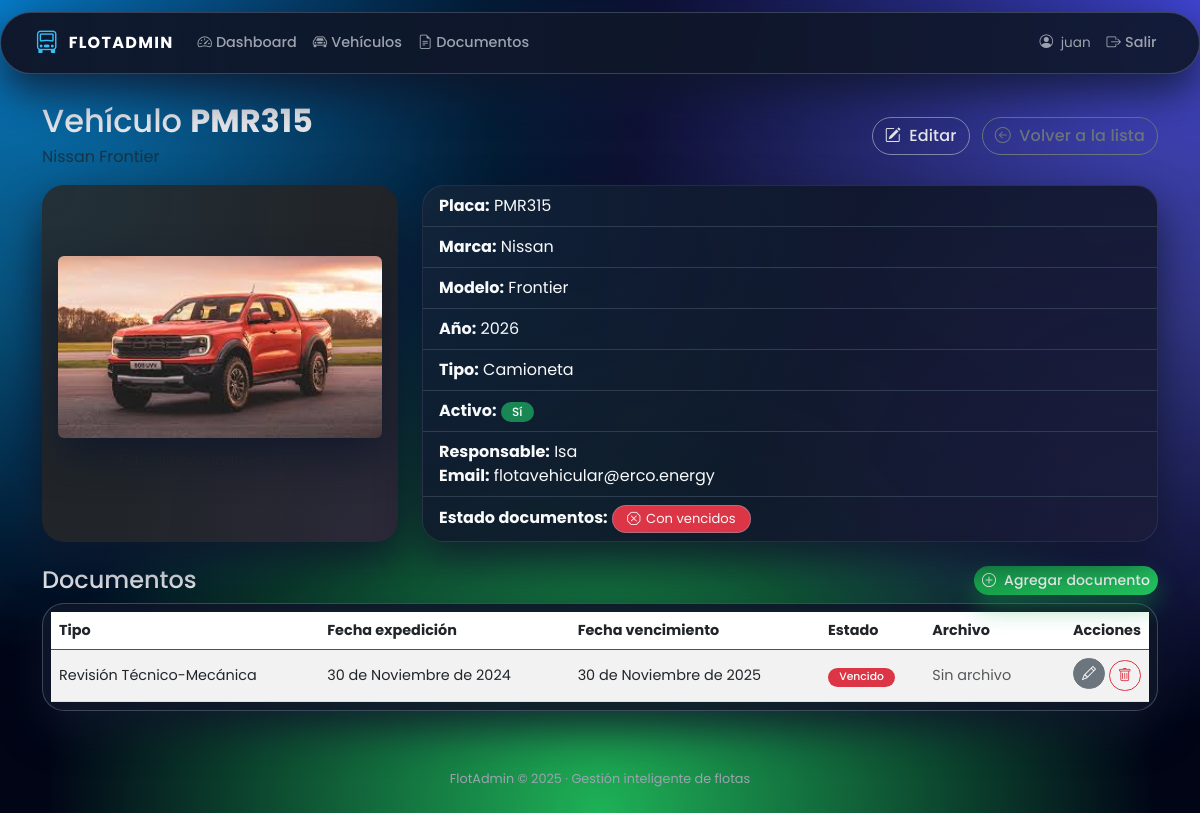
The app's page /vehiculos/2/ (signed in) with its own data.
### gestion_flota/models.py (models this page shows, shortened)
class Vehiculo(models.Model):
    placa = models.CharField(max_length=10, unique=True)
    marca = models.CharField(max_length=50)
    modelo = models.CharField(max_length=50)
    anio = models.PositiveIntegerField(null=True, blank=True)
    tipo = models.CharField(
        max_length=50,
        blank=True,
        help_text="Ej: camioneta, camión, moto, automóvil, etc.",
    )
    foto = models.ImageField(
        upload_to=vehiculo_foto_path,
        null=True,
        blank=True,
        help_text="Foto del vehículo. Se almacena en Cloudinary.",
    )
    activo = models.BooleanField(default=True)
    responsable_nombre = models.CharField(max_length=100, blank=True)
    responsable_email = models.EmailField(blank=True)
    creado_por = models.ForeignKey(
        User,
        on_delete=models.SET_NULL,
        null=True,
        blank=True,
        related_name="vehiculos_creados",
    )
    creado_en = models.DateTimeField(auto_now_add=True)
    class Meta:
        verbose_name = "Vehículo"
        verbose_name_plural = "Vehículos"
        ordering = ["placa"]
    @property
    def estado_documentos(self):
        docs = list(self.documentos.all())
        if not docs:
            return 'sin_documentos'
        estados = [d.estado for d in docs]
        if 'vencido' in estados:
            return 'con_vencidos'
        if 'proximo' in estados:
            return 'con_proximos'
        return 'al_dia'

class DocumentoVehiculo(models.Model):
    vehiculo = models.ForeignKey(
        Vehiculo,
        on_delete=models.CASCADE,
        related_name='documentos',
    )
    tipo = models.ForeignKey(
        TipoDocumento,
        on_delete=models.PROTECT,
    )
    fecha_expedicion = models.DateField(null=True, blank=True)
    fecha_vencimiento = models.DateField()
    archivo = models.FileField(
        upload_to=documento_vehiculo_path,
        null=True,
        blank=True,
        validators=[FileExtensionValidator(['pdf'])],
        help_text="Archivo PDF del documento. Se almacena en Cloudinary.",
    )
    creado_en = models.DateTimeField(auto_now_add=True)
    class Meta:
        ordering = ['fecha_vencimiento']
        verbose_name = "Documento de vehículo"
        verbose_name_plural = "Documentos de vehículos"
    @property
    def estado(self):
        hoy = date.today()
        if self.fecha_vencimiento < hoy:
            return 'vencido'
        delta_alerta = 30
        if (self.fecha_vencimiento - hoy).days <= delta_alerta:
            return 'proximo'
        return 'vigente'

class TipoDocumento(models.Model):
    nombre = models.CharField(max_length=50)  # SOAT, Tecnomecánica, Seguro, etc.
    descripcion = models.TextField(blank=True)
    class Meta:
        verbose_name = "Tipo de documento"
        verbose_name_plural = "Tipos de documento"
        ordering = ["nombre"]

### gestion_flota/views.py (the view)
# urls.py: path('vehiculos/<int:pk>/', views.VehiculoDetailView.as_view(), name='vehiculo_detail'),
@method_decorator(login_required, name='dispatch')
class VehiculoDetailView(DetailView):
    model = Vehiculo
    template_name = 'gestion_flota/vehiculo_detail.html'
    context_object_name = 'vehiculo'

### templates/gestion_flota/vehiculo_detail.html (shortened to what this page needs)
{% extends 'base.html' %}
{% block content %}
<div class="container mt-4">
  <div class="d-flex justify-content-between align-items-center mb-3">
    <div>
      <h2 class="mb-1">
        Vehículo <strong>{{ vehiculo.placa }}</strong>
      </h2>
      <p class="text-muted mb-0">
        {{ vehiculo.marca }} {{ vehiculo.modelo }}
      </p>
    </div>
    <div>
      <a href="{% url 'vehiculo_update' vehiculo.pk %}" class="btn btn-outline-light">
        <i class="bi bi-pencil-square me-1"></i> Editar
      </a>
      <a href="{% url 'vehiculo_list' %}" class="btn btn-outline-secondary ms-2">
        <i class="bi bi-arrow-left-circle me-1"></i> Volver a la lista
      </a>
    </div>
  </div>
  <div class="row g-4 mb-4">
    <div class="col-md-4">
      {% if vehiculo.foto %}
        <div class="card bg-dark border-0 h-100">
          <div class="card-body d-flex flex-column justify-content-center">
            <img src="{{ vehiculo.foto.url }}"
                 class="img-fluid rounded mb-2 vehiculo-foto"
                 alt="Foto del vehículo {{ vehiculo.placa }}"
                 style="max-height: 260px; object-fit: cover; width: 100%;">
            <div class="form-text text-center text-muted">
            </div>
          </div>
        </div>
      {% endif %}
    </div>
    <div class="col-md-8">
      <div class="card">
        <div class="card-body p-0">
          <ul class="list-group list-group-flush">
            <li class="list-group-item bg-transparent text-light">
              <strong>Placa:</strong> {{ vehiculo.placa }}
            </li>
            <li class="list-group-item bg-transparent text-light">
              <strong>Marca:</strong> {{ vehiculo.marca }}
            </li>
            <li class="list-group-item bg-transparent text-light">
              <strong>Modelo:</strong> {{ vehiculo.modelo }}
            </li>
            <li class="list-group-item bg-transparent text-light">
              <strong>Año:</strong> {{ vehiculo.anio|default:"-" }}
            </li>
            <li class="list-group-item bg-transparent text-light">
              <strong>Tipo:</strong> {{ vehiculo.tipo|default:"-" }}
            </li>
            <li class="list-group-item bg-transparent text-light">
              <strong>Activo:</strong>
              {% if vehiculo.activo %}
                <span class="badge text-bg-success">Sí</span>
              {% else %}
                <span class="badge text-bg-danger">No</span>
              {% endif %}
            </li>
            <li class="list-group-item bg-transparent text-light">
              <strong>Responsable:</strong> {{ vehiculo.responsable_nombre|default:"-" }}<br>
              <strong>Email:</strong>
              {% if vehiculo.responsable_email %}
                <a href="mailto:{{ vehiculo.responsable_email }}" class="link-light">
                  {{ vehiculo.responsable_email }}
                </a>
              {% else %}
                -
              {% endif %}
            </li>
            <li class="list-group-item bg-transparent text-light">
              <strong>Estado documentos:</strong>
              {% with estado=vehiculo.estado_documentos %}
                {% if estado == 'sin_documentos' %}
                  <span class="estado-pill bg-secondary text-light">
                    <i class="bi bi-exclamation-circle"></i> Sin documentos
                  </span>
                {% elif estado == 'con_vencidos' %}
                  <span class="estado-pill bg-danger text-light">
                    <i class="bi bi-x-octagon"></i> Con vencidos
                  </span>
                {% elif estado == 'con_proximos' %}
                  <span class="estado-pill bg-warning text-dark">
                    <i class="bi bi-hourglass-split"></i> Por vencer
                  </span>
                {% else %}
                  <span class="estado-pill bg-success text-light">
                    <i class="bi bi-check-circle"></i> Al día
                  </span>
                {% endif %}
              {% endwith %}
            </li>
          </ul>
        </div>
      </div>
    </div>
  </div>
  <div class="d-flex justify-content-between align-items-center mb-2">
    <h4 class="mb-0">Documentos</h4>
    <a href="{% url 'documento_create' vehiculo.pk %}" class="btn btn-success btn-sm">
      <i class="bi bi-plus-circle me-1"></i> Agregar documento
    </a>
  </div>
  <div class="table-responsive mt-2">
    <table class="table table-striped table-hover align-middle mb-0">
      <thead>
        <tr>
          <th>Tipo</th>
          <th>Fecha expedición</th>
          <th>Fecha vencimiento</th>
          <th>Estado</th>
          <th>Archivo</th>
          <th class="text-end">Acciones</th>
        </tr>
      </thead>
      <tbody>
        {% for doc in vehiculo.documentos.all %}
          <tr>
            <td>{{ doc.tipo.nombre }}</td>
            <td>{{ doc.fecha_expedicion|default:"-" }}</td>
            <td>{{ doc.fecha_vencimiento }}</td>
            <td>
              {% if doc.estado == 'vencido' %}
                <span class="badge text-bg-danger">Vencido</span>
              {% elif doc.estado == 'proximo' %}
                <span class="badge text-bg-warning text-dark">Próximo</span>
              {% else %}
                <span class="badge text-bg-success">Vigente</span>
              {% endif %}
            </td>
            <td>
              {% if doc.archivo %}
                <a href="{{ doc.archivo.url }}" target="_blank" class="btn btn-outline-primary btn-sm">
                  <i class="bi bi-box-arrow-up-right"></i> Ver
                </a>
              {% else %}
                <span class="text-muted">Sin archivo</span>
              {% endif %}
            </td>
            <td class="text-end">
              <a href="{% url 'documento_update' doc.pk %}" class="btn btn-sm btn-secondary mb-1">
                <i class="bi bi-pencil"></i>
              </a>
              <a href="{% url 'documento_delete' doc.pk %}" class="btn btn-sm btn-outline-danger">
                <i class="bi bi-trash"></i>
              </a>
            </td>
          </tr>
        {% empty %}
          <tr>
            <td colspan="6" class="text-center text-muted">
              Este vehículo aún no tiene documentos.
            </td>
          </tr>
        {% endfor %}
      </tbody>
    </table>
  </div>
</div>
{% endblock %}

### templates/base.html (shortened to what this page needs)
{% load static %}
<!DOCTYPE html>
<html lang="es">
<head>
  <link
    href="https://cdn.jsdelivr.net/npm/bootstrap@5.3.0/dist/css/bootstrap.min.css"
    rel="stylesheet">
  <link
    rel="stylesheet"
    href="https://cdn.jsdelivr.net/npm/bootstrap-icons@1.11.3/font/bootstrap-icons.css">
</head>
<body>
<nav class="navbar navbar-expand-lg navbar-dark">
  <div class="container-fluid">
    <a class="navbar-brand d-flex align-items-center" href="{% url 'dashboard' %}">
      <i class="bi bi-truck-front"></i>
      <span>FlotAdmin</span>
    </a>
    <div class="collapse navbar-collapse" id="navbarNav">
      {% if user.is_authenticated %}
        <ul class="navbar-nav me-auto">
          <li class="nav-item">
            <a class="nav-link" href="{% url 'dashboard' %}">
              <i class="bi bi-speedometer2 me-1"></i>Dashboard
            </a>
          </li>
          <li class="nav-item">
            <a class="nav-link" href="{% url 'vehiculo_list' %}">
              <i class="bi bi-car-front me-1"></i>Vehículos
            </a>
          </li>
          <li class="nav-item">
            <a class="nav-link" href="{% url 'documento_list' %}">
              <i class="bi bi-file-earmark-text me-1"></i>Documentos
            </a>
          </li>
        </ul>
        <ul class="navbar-nav ms-auto">
          <li class="nav-item d-flex align-items-center me-2">
            <span class="navbar-text">
              <i class="bi bi-person-circle me-1"></i> {{ user.username }}
            </span>
          </li>
          <li class="nav-item">
            <a class="nav-link" href="{% url 'logout' %}">
              <i class="bi bi-box-arrow-right me-1"></i>Salir
            </a>
          </li>
        </ul>
      {% endif %}
    </div>
  </div>
</nav>
<div class="container main-wrapper">
  {% block content %}{% endblock %}
</div>
<footer class="app-footer">
  FlotAdmin © {% now "Y" %} · Gestión inteligente de flotas
</footer>
</body>
</html>

### templates/base.html (style rules this page uses)
:root { --bg-gradient: radial-gradient(circle at top left, #0ea5e9 0, transparent 45%), radial-gradient(circle at top right, #6366f1 0, transparent 50%), radial-gradient(circle at bottom, #22c55e 0, #020617 55%); --card-bg: rgba(15, 23, 42, 0.9); --card-border: rgba(148, 163, 184, 0.15); --text-main: #e5e7eb; --text-muted: #9ca3af; --accent: #60a5fa; --accent-soft: rgba(96, 165, 250, 0.2); --shadow-soft: 0 18px 40px rgba(15, 23, 42, 0.8); --radius-xl: 22px; --transition-fast: 0.2s ease-out; }
body { min-height: 100vh; margin: 0; font-family: "Poppins", system-ui, -apple-system, BlinkMacSystemFont, "Segoe UI", sans-serif; background: #020617; color: var(--text-main); position: relative; overflow-x: hidden; }
body::before { content: ""; position: fixed; inset: 0; background: var(--bg-gradient); opacity: 0.9; z-index: -2; }
body::after { content: ""; position: fixed; inset: 0; background-image: linear-gradient(to bottom, rgba(15, 23, 42, 0.5), transparent 40%); mix-blend-mode: soft-light; z-index: -1; }
.navbar { margin-top: 12px; margin-inline: auto; max-width: 1200px; border-radius: 999px; background: linear-gradient(90deg, rgba(15, 23, 42, 0.98), rgba(15, 23, 42, 0.9)); border: 1px solid rgba(148, 163, 184, 0.3); box-shadow: var(--shadow-soft); padding-inline: 1.4rem; }
.navbar-brand { font-weight: 700; letter-spacing: 0.08em; text-transform: uppercase; font-size: 1rem; display: flex; align-items: center; gap: 0.6rem; }
.navbar-brand i { font-size: 1.4rem; color: #38bdf8; }
.navbar-nav .nav-link { font-size: 0.9rem; font-weight: 500; color: var(--text-muted); position: relative; padding-inline: 0.8rem; transition: color var(--transition-fast); }
.navbar-nav .nav-link::after { content: ""; position: absolute; left: 0.8rem; right: 0.8rem; bottom: 0.15rem; height: 2px; border-radius: 999px; background: linear-gradient(90deg, #38bdf8, #a855f7); opacity: 0; transform: scaleX(0.4); transform-origin: center; transition: opacity 0.2s ease-out, transform 0.2s ease-out; }
.navbar-text { font-size: 0.85rem; color: var(--text-muted); }
.main-wrapper { margin-top: 1.8rem; margin-bottom: 2.5rem; max-width: 1200px; padding-inline: 0.5rem; animation: fadeUp 0.5s ease-out; }
.card { border-radius: var(--radius-xl); border: 1px solid var(--card-border); background: radial-gradient(circle at top left, rgba(56, 189, 248, 0.08), transparent 55%), radial-gradient(circle at bottom right, rgba(168, 85, 247, 0.08), transparent 55%), var(--card-bg); box-shadow: var(--shadow-soft); backdrop-filter: blur(18px); -webkit-backdrop-filter: blur(18px); transition: transform var(--transition-fast), box-shadow var(--transition-fast), border-color var(--transition-fast); }
.card-body { background: transparent; }
.badge { border-radius: 999px; font-weight: 500; padding-inline: 0.7rem; }
.estado-pill { display: inline-flex; align-items: center; gap: 0.35rem; padding: 0.2rem 0.9rem; border-radius: 999px; font-size: 0.82rem; border: 1px solid rgba(148, 163, 184, 0.5); background-color: rgba(15, 23, 42, 0.7); backdrop-filter: blur(12px); }
.table { background-color: transparent; color: var(--text-main); font-size: 0.9rem; }
.table thead { background: radial-gradient(circle at top, rgba(15, 23, 42, 0.9), transparent 70%); color: var(--text-muted); border-bottom: 1px solid rgba(51, 65, 85, 0.9); }
.table tbody tr { background-color: rgba(15, 23, 42, 0.9); }
.table-responsive { border-radius: var(--radius-xl); background-color: rgba(15, 23, 42, 0.9); padding: 0.5rem; box-shadow: var(--shadow-soft); border: 1px solid rgba(148, 163, 184, 0.35); }
a, a:visited { color: var(--accent); text-decoration: none; }
.btn { border-radius: 999px; font-weight: 500; letter-spacing: 0.01em; transition: transform var(--transition-fast), box-shadow var(--transition-fast), background-color var(--transition-fast), color var(--transition-fast); }
.btn-success { background: linear-gradient(135deg, #16a34a, #22c55e); border: none; color: #f9fafb; box-shadow: 0 12px 25px rgba(22, 163, 74, 0.45); }
.btn-outline-light { color: var(--text-main); border-color: rgba(148, 163, 184, 0.8); background-color: transparent; }
.vehiculo-foto { border-radius: var(--radius-xl); box-shadow: var(--shadow-soft); object-fit: cover; }
.list-group-item { background-color: transparent; color: var(--text-main); border-color: rgba(51, 65, 85, 0.9); }
.app-footer { color: var(--text-muted); font-size: 0.8rem; padding: 18px 0 24px; text-align: center; }

### records on screen
Vehiculo: placa "PMR315", marca "Nissan", modelo "Frontier", foto (picture), anio "2026", tipo "Camioneta", responsable_nombre "Isa", responsable_email "flotavehicular@erco.energy"
DocumentoVehiculo: tipo.nombre "Revisión Técnico-Mecánica", fecha_expedicion "30 de Noviembre de 2024", fecha_vencimiento "30 de Noviembre de 2025", shows "Vencido", archivo "Sin archivo"

### other values on screen
{{ user.username }} "juan"
